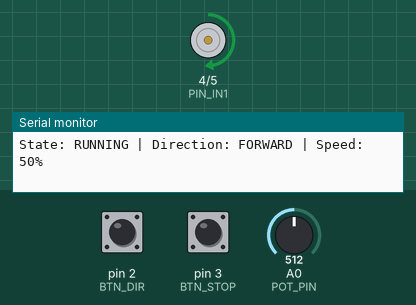
The sketch below on a simulated Arduino Uno, built with avr-gcc and run on an emulated ATmega328P. On the bench: motor-driver pin pairs drawn as motors (green arrow = first pin HIGH = forward, orange = second pin HIGH = backward, longer = more drive, scaled by the enable pin), the last lines printed to the serial monitor. The inputs (shaded band) are chosen by the test bench; at power-on: pin 2 (BTN_DIR) HIGH, pin 3 (BTN_STOP) HIGH, A0 (POT_PIN) = 512.

Above: at 1.2 s.
1.3 s: pin 2 (BTN_DIR) pulled LOW for 0.15 s
At 2.1 s:
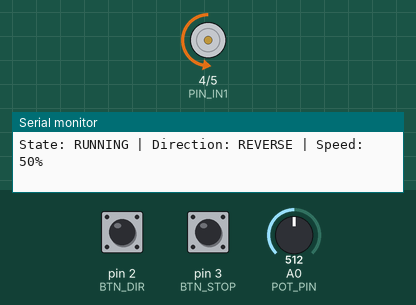
2.9 s: pin 3 (BTN_STOP) pulled LOW for 0.15 s
At 3.3 s:
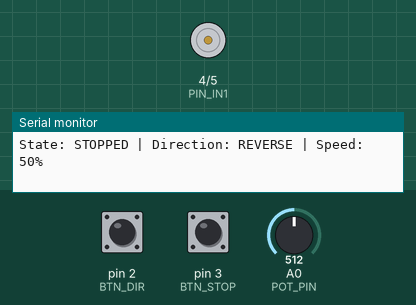
4.5 s: pin 2 (BTN_DIR) pulled LOW for 1 s
7.0 s: pin 3 (BTN_STOP) pulled LOW for 1 s
At 7.6 s:
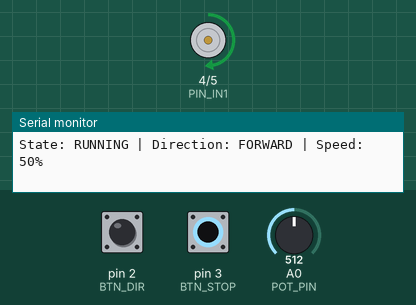
9.5 s: A0 (POT_PIN) set to 716
At 10.1 s:
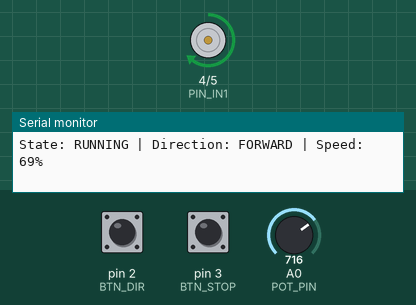
11.0 s: A0 (POT_PIN) set to 900
At 12.4 s:
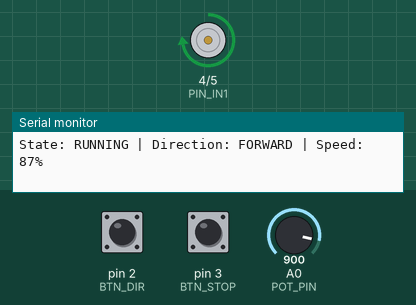
Timing chart, 0 to 13.5 s (numbered marks = the images above; inputs shaded):
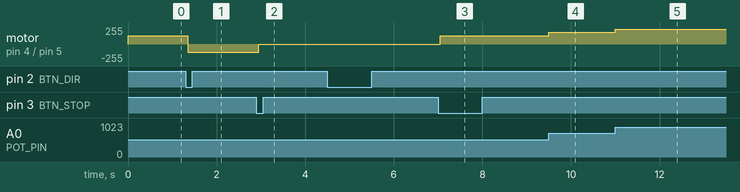

Measured:
- after the input at 1.3 s, motor on pin 4 (PIN_IN1) / pin 5 (PIN_IN2): forward 127/255 → backward 127/255 after 0.05 s
- after the input at 2.9 s, motor on pin 4 (PIN_IN1) / pin 5 (PIN_IN2): backward 127/255 → stopped after 0.05 s
- after the input at 7.0 s, motor on pin 4 (PIN_IN1) / pin 5 (PIN_IN2): stopped → forward 127/255 after 0.05 s
- after the input at 9.5 s, motor on pin 4 (PIN_IN1) / pin 5 (PIN_IN2): forward 127/255 → forward 178/255 at once
- after the input at 11.0 s, motor on pin 4 (PIN_IN1) / pin 5 (PIN_IN2): forward 178/255 → forward 224/255 at once

The sketch:

motor_control.ino
```cpp
/**
 * @file motor_control.ino
 * @brief DC Motor speed and direction control via L298N H-Bridge.
 */

// L298N Pin Configurations
const int PIN_ENA = 9;  // Must be a PWM pin (~9)
const int PIN_IN1 = 4;
const int PIN_IN2 = 5;

// Input Pins
const int POT_PIN = A0;
const int BTN_DIR = 2;
const int BTN_STOP = 3;

// State Variables
bool isRunning = true;
bool isForward = true;
bool lastDirBtnState = HIGH;
bool lastStopBtnState = HIGH;
unsigned long lastLogTime = 0;

void updateMotor() {
  if (!isRunning) {
    // Stop condition (Brake)
    digitalWrite(PIN_IN1, LOW);
    digitalWrite(PIN_IN2, LOW);
    analogWrite(PIN_ENA, 0);
    return;
  }

  // Read speed from potentiometer (0-1023 -> 0-255)
  int potVal = analogRead(POT_PIN);
  int pwmValue = map(potVal, 0, 1023, 0, 255);
  analogWrite(PIN_ENA, pwmValue);

  // Set direction
  if (isForward) {
    digitalWrite(PIN_IN1, HIGH);
    digitalWrite(PIN_IN2, LOW);
  } else {
    digitalWrite(PIN_IN1, LOW);
    digitalWrite(PIN_IN2, HIGH);
  }
}

void logTelemetry() {
  if (millis() - lastLogTime >= 500) { // Log twice per second
    lastLogTime = millis();

    int potVal = analogRead(POT_PIN);
    int speedPct = map(potVal, 0, 1023, 0, 100);

    Serial.print("State: "); Serial.print(isRunning ? "RUNNING" : "STOPPED");
    Serial.print(" | Direction: "); Serial.print(isForward ? "FORWARD" : "REVERSE");
    Serial.print(" | Speed: "); Serial.print(speedPct); Serial.println("%");
  }
}

void setup() {
  Serial.begin(9600);

  pinMode(PIN_ENA, OUTPUT);
  pinMode(PIN_IN1, OUTPUT);
  pinMode(PIN_IN2, OUTPUT);

  pinMode(BTN_DIR, INPUT_PULLUP);
  pinMode(BTN_STOP, INPUT_PULLUP);

  Serial.println("L298N Motor Interface Initialized.");
}

void loop() {
  bool currentDirBtn = digitalRead(BTN_DIR);
  bool currentStopBtn = digitalRead(BTN_STOP);

  // Edge detection for Direction Button
  if (lastDirBtnState == HIGH && currentDirBtn == LOW) {
    isForward = !isForward;
    delay(50); // Debounce
  }

  // Edge detection for Stop/Start Button
  if (lastStopBtnState == HIGH && currentStopBtn == LOW) {
    isRunning = !isRunning;
    delay(50); // Debounce
  }

  lastDirBtnState = currentDirBtn;
  lastStopBtnState = currentStopBtn;

  updateMotor();
  logTelemetry();
}
```
